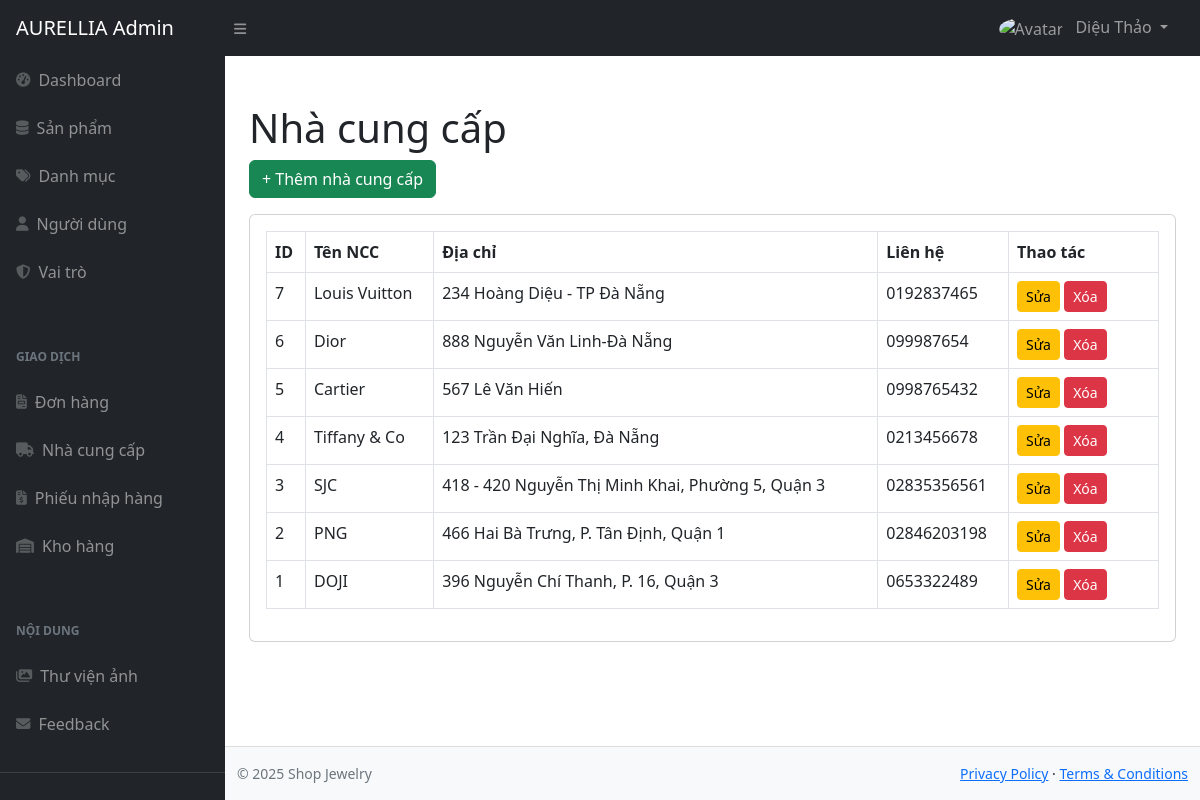
Page /admin/index.php?act=supplier (signed in) on the committed database.
### tables this page shows
CREATE TABLE `supplier` (
  `id` int(11) NOT NULL,
  `name` varchar(255) DEFAULT NULL,
  `address` varchar(255) DEFAULT NULL,
  `contact` varchar(255) DEFAULT NULL,
  `isDeleted` tinyint(1) DEFAULT 0
);

### admin/controllers/SupplierController.php (called while the page is built, shortened)
<?php
require "models/SupplierModel.php";
class SupplierController {
    private $model;
    function __construct($db) {
        $this->model = new SupplierModel($db);
    }
    function index() {
        $suppliers = $this->model->getAll();
        include "layouts/main.php";
    }
}

### admin/models/SupplierModel.php (called while the page is built, shortened)
<?php
class SupplierModel {
    private $conn;
    function __construct($db) {
        $this->conn = $db;
    }
    function getAll() {
        $sql = "SELECT * FROM supplier WHERE isDeleted = 0 ORDER BY id DESC";
        return $this->conn->query($sql);
    }
}

### admin/views/supplier/list.php (the view)
<h1 class="mt-4">Nhà cung cấp</h1>
<a href="index.php?act=supplier-create" class="btn btn-success mb-3">+ Thêm nhà cung cấp</a>
<div class="card mb-4">
    <div class="card-body">
        <table class="table table-bordered">
            <thead>
                <tr>
                    <th>ID</th>
                    <th>Tên NCC</th>
                    <th>Địa chỉ</th>
                    <th>Liên hệ</th>
                    <th width="150">Thao tác</th>
                </tr>
            </thead>
            <tbody>
                <?php foreach($suppliers as $s): ?>
                <tr>
                    <td><?= $s["id"] ?></td>
                    <td><?= $s["name"] ?></td>
                    <td><?= $s["address"] ?></td>
                    <td><?= $s["contact"] ?></td>
                    <td>
                        <a href="index.php?act=supplier-edit&id=<?= $s['id'] ?>" class="btn btn-sm btn-warning">Sửa</a>
                        <a href="index.php?act=supplier-delete&id=<?= $s['id'] ?>" class="btn btn-sm btn-danger" onclick="return confirm('Xóa?')">Xóa</a>
                    </td>
                </tr>
                <?php endforeach ?>
            </tbody>
        </table>
    </div>
</div>

### rows in the picture
supplier: id "7", name "Louis Vuitton", address "234 Hoàng Diệu - TP Đà Nẵng", contact "0192837465"
supplier: id "6", name "Dior", address "888 Nguyễn Văn Linh-Đà Nẵng", contact "099987654"
supplier: id "5", name "Cartier", address "567 Lê Văn Hiến", contact "0998765432"
supplier: id "4", name "Tiffany & Co", address "123 Trần Đại Nghĩa, Đà Nẵng", contact "0213456678"
supplier: id "3", name "SJC", address "418 - 420 Nguyễn Thị Minh Khai, Phường 5, Quận 3", contact "02835356561"
supplier: id "2", name "PNG", address "466 Hai Bà Trưng, P. Tân Định, Quận 1", contact "02846203198"
supplier: id "1", name "DOJI", address "396 Nguyễn Chí Thanh, P. 16, Quận 3", contact "0653322489"

### other values in the picture
$adminName "Diệu Thảo"
